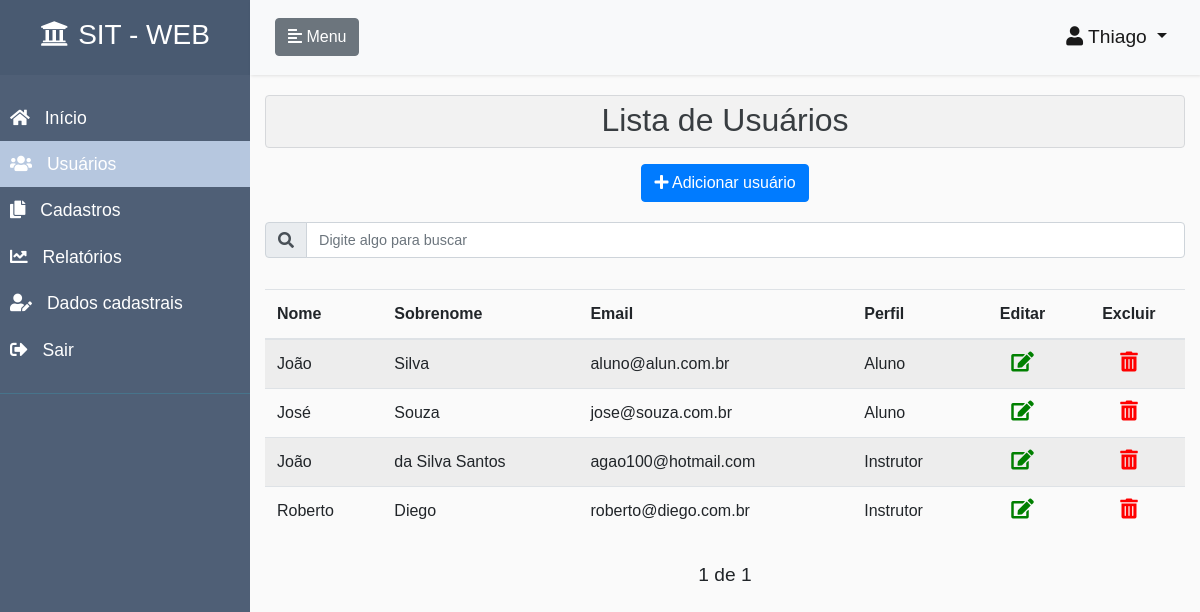
The page /accounts/lista-usuarios/ (signed in) on the database as committed earlier.
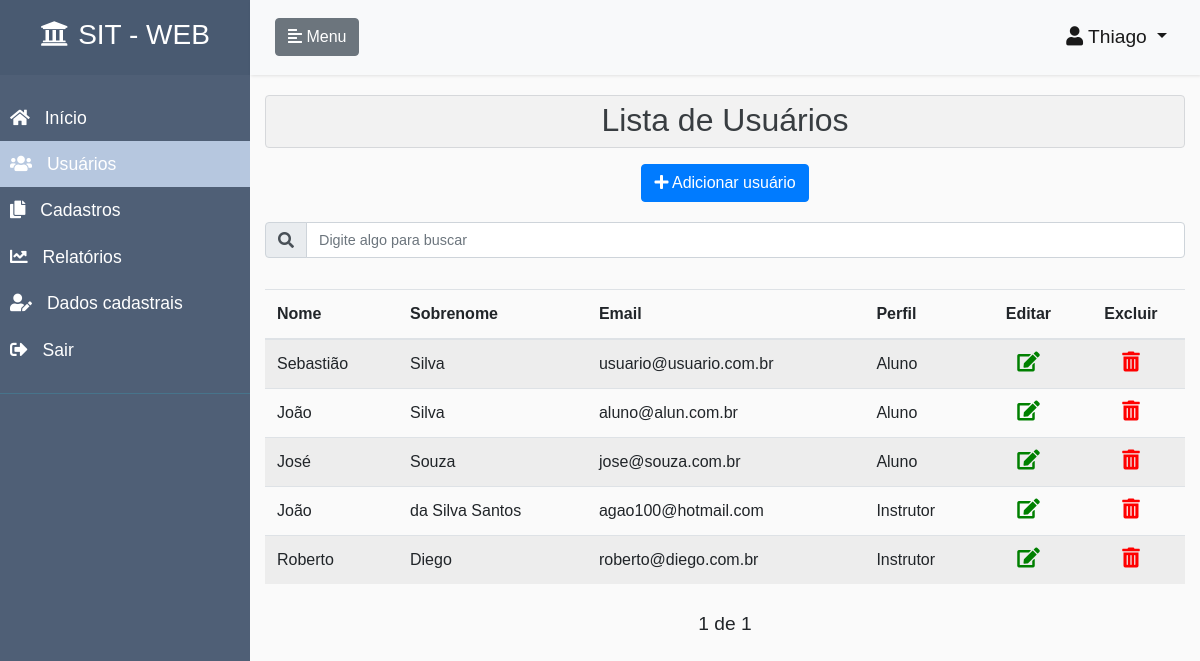
The same page on the database as committed later.
### accounts/models.py (models this page shows, shortened)
class CustomUser(AbstractUser):
    ALUNO = 1
    INSTRUTOR = 2
    PERFIS = (
        (ALUNO, 'Aluno'),
        (INSTRUTOR, 'Instrutor')
    )
    email = models.EmailField(unique=True)
    perfil = models.PositiveSmallIntegerField(
        choices=PERFIS,
        null=True,
        blank=True
    )
    REQUIRED_FIELDS = []
    USERNAME_FIELD = 'email'
    def tem_perfil_administrador(self):
        return self.is_staff

### accounts/views.py (the view)
# urls.py: path('lista-usuarios/', listaUsuariosView, name='lista-usuarios'),
@login_required
def listaUsuariosView(request):
    perfil_administrador = False
    if request.user.tem_perfil_administrador():
        perfil_administrador = True
        tituloPagina = "Lista de usuários"
        try:
            search = request.GET.get('search')
        except:
            search = None
        if search:
            search_fields = ['username', 'first_name', 'last_name', 'email']
            filtro = reduce(or_, [Q(**{'{}__icontains'.format(f): search}) for f in search_fields], Q())
            objetos = CustomUser.objects.filter(filtro)
            objetos = objetos.filter(Q(perfil=1) | (Q(perfil=2))).order_by('username')
        else:
            lista_objetos = CustomUser.objects.all().order_by('username')
            lista_objetos = lista_objetos.filter(Q(perfil=1) | (Q(perfil=2)))
            paginator = Paginator(lista_objetos, 10)
            page = request.GET.get('page')
            objetos = paginator.get_page(page)
        nao_tem_objetos = False
        if len(objetos) == 0:
            nao_tem_objetos = True
        nome_template = 'usuarios-lista.html'
        if request.is_ajax():
            nome_template = 'usuarios-lista-conteudo.html'
        return render(
            request,
            nome_template,
            {
                'objetos': objetos,
                'tituloPagina': tituloPagina,
                'perfil_administrador': perfil_administrador,
                'nao_tem_objetos': nao_tem_objetos,
                'menu_inicio': False,
                'menu_meus_cursos': False,
                'menu_cadastros': False,
                'menu_relatorios': False,
                'menu_usuarios': True,
                'menu_dados_cadastrais': False,
            }
        )
    else:
        return trata_usuario_sem_permissao(request)

### accounts/templates/usuarios-lista.html (shortened to what this page needs)
{% extends 'pagina-inicial.html' %}
{% block content_page %}
<div class="col-12 list-div">
    <div class="alert alert-secondary" role="alert" style="background-color: rgba(0,0,0,.03); padding: 0;">
        <h2 class="text-center" style="margin-top: 5px;">Lista de Usuários</h2>
    </div>
    <div class="btn-toolbar justify-content-between" role="toolbar" aria-label="Toolbar with button groups">
        <div class="col text-center" style="margin-top: 0px; margin-bottom: 5px;">
          <a href="/accounts/novo-usuario/" class="btn btn-primary" role="button" title="Adiciona um novo usuário">
              <i class="fas fa-plus class-icone-button"></i>
                  Adicionar usuário
          </a>
        </div>
    </div>
    <div class="col-12 search-div">
        <form method="GET" id="search-form">
                <div class="input-group mb-3">
                    <div class="input-group-prepend">
                        <span class="input-group-text" id="basic-addon1"><i class="fas fa-search" id="teste"></i></span>
                    </div>
                    <input class="form-control" type="text" id="search" name="search"
                           placeholder="Digite algo para buscar"
                           value="{{ request.GET.search }}"
                           style="font-size: 0.9rem"
                           title="Informe qualquer caracteristica de um curso para filtrar">
                </div>
        </form>
    </div>
    {% if nao_tem_objetos == False %}
    <div class="container-pesquisa">
        {% include  'usuarios-lista-conteudo.html' %}
    </div>
        <div class="pagination" style="margin-top: 10px;">
            <span class="step-links">
                <div class="btn-toolbar justify-content-between" role="toolbar" aria-label="Toolbar with button groups">
                    <span>
                        {% if objetos.paginator.num_pages %}
                        <span class="current" style="font-size: 1.2rem;">
                            {{ objetos.number }} de {{ objetos.paginator.num_pages }}
                        </span>
                        {% endif %}
                    </span>
                </div>
            </span>
        </div>
    {% else %}
        <h5 class="text-center" style="margin-top: 20px;">Sem cadastros a serem exibidos</h5>
    {% endif %}
</div>
{% endblock %}

### accounts/templates/usuarios-lista-conteudo.html (shortened to what this page needs)
       <div style="overflow-x:auto;">
            <table class="table table-striped">
                <thead>
                    <tr>
                        <th scope="col">Nome</th>
                        <th scope="col">Sobrenome</th>
                        <th scope="col">Email</th>
                        <th scope="col">Perfil</th>
                        <th scope="col"><div class="text-center">Editar</div></th>
                        <th scope="col"><div class="text-center">Excluir</div></th>
                    </tr>
                </thead>
                <tbody>
                {% for objeto in objetos %}
                    <tr>
                        <td>{{ objeto.first_name }}</td>
                        <td>{{ objeto.last_name }}</td>
                        <td>{{ objeto.email }}</td>
                        {% if objeto.perfil == 1 %}
                            <td>Aluno</td>
                        {% else %}
                            <td>Instrutor</td>
                        {% endif %}
                        <td>
                            <div class="text-center">
                                <a href="/accounts/edit/{{ objeto.id }}" title="Abre edição do usuário selecionado">
                                    <i class="fas fa-edit" style="cursor: pointer; font-size: 20px; color: green;"></i>
                                </a>
                            </div>
                        </td>
                        <td>
                            <div class="text-center">
                                <i class="fas fa-trash-alt" style="cursor: pointer; font-size: 20px; color: red;" onclick="removeItem({{ objeto.id }}, '/accounts/remove-usuario/{{ objeto.id }}')" title="Remove o usuário selecionado"></i>
                            </div>
                        </td>
                    </tr>
                {% endfor %}
                </tbody>
            </table>
       </div>

Rows that differ between the two databases and show on the page:
added CustomUser: first_name "Sebastião", last_name "Silva", email "usuario@usuario.com.br", perfil "Aluno"
